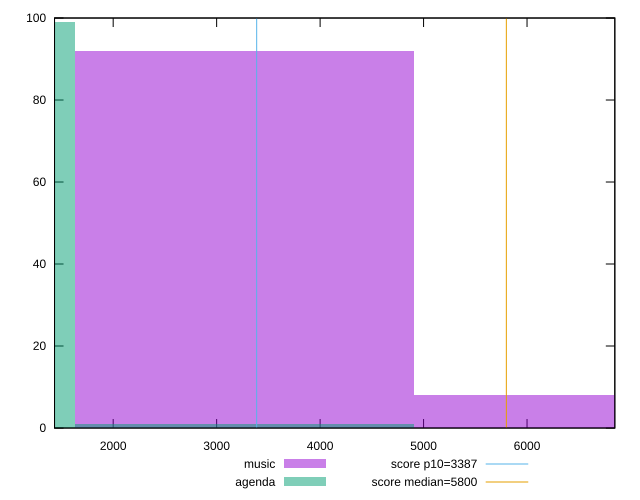

The script that saved this image:
reset

$music <<EOF
6541.155737701256 8
3270.577868850628 92
EOF

$agenda <<EOF
3270.577868850628 1
0 99
EOF

set key outside below
set boxwidth 3270.577868850628
set xrange [1433.139:6848.477617010189]
set yrange [0:100]
set trange [0:100]
set style fill transparent solid 0.5 noborder

set parametric
set terminal svg size 640, 500 enhanced background rgb 'white'
set output "reports/report_00030_2021-02-24T20-42-31.540Z/speed-index/comparison/histogram/0_vs_1.svg"

plot $music title "music" with boxes, \
     $agenda title "agenda" with boxes, \
     3387,t title "score p10=3387", \
     5800,t title "score median=5800"

reset
